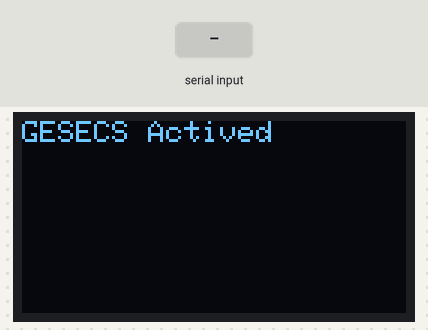
A sketch run on a simulated ESP8266 (NodeMCU). On the bench: 128×64 one-colour display. The test bench sets the inputs (shaded band). What the sketch prints to the serial monitor is not drawn.

Above: at 1.2 s.
1.3 s: "90,45,200\n" received over the second serial link
At 2.9 s:
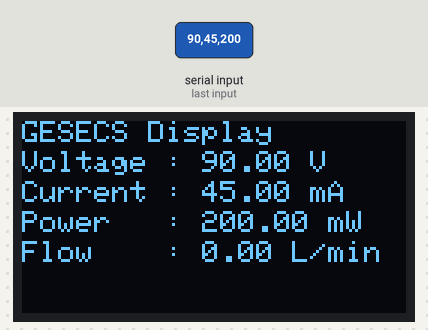
3.2 s: "90,45\n" received over the second serial link
At 3.8 s:
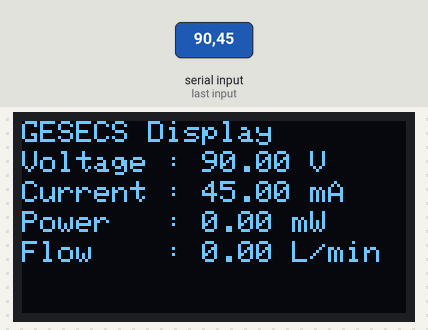
4.7 s: "90,45,200,10\n" received over the second serial link
At 6.0 s:
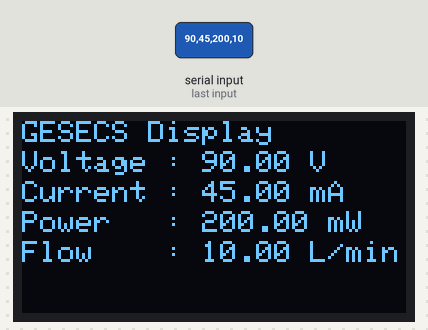
6.4 s: "5\n" received over the second serial link
At 7.6 s:
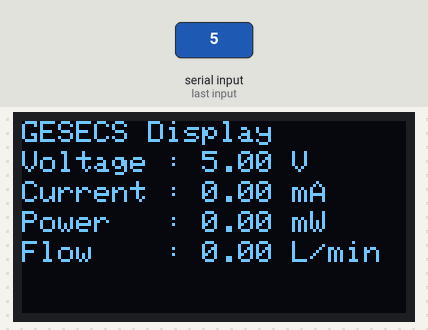
Timing chart, 0 to 8.9 s (numbered marks = the images above; inputs shaded):
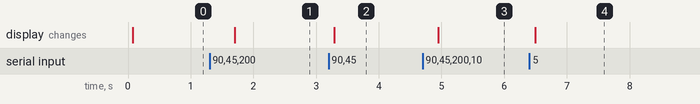

Measured:
- after the input at 1.3 s, the display: changes after 0.40 s (image 1)
- after the input at 3.2 s, the display: changes after 0.09 s (image 2)
- after the input at 4.7 s, the display: changes after 0.25 s (image 3)
- after the input at 6.4 s, the display: changes after 0.09 s (image 4)

The sketch:

GESEC_OLED_Display.ino
```cpp
#include <SoftwareSerial.h>

#include <Wire.h>

#include <Adafruit_GFX.h>
#include <Adafruit_SSD1306.h>

#define OLED_SDA D1
#define OLED_SCL D2
#define OLED_RST -1
#define SCREEN_WIDTH 128 // OLED display width, in pixels
#define SCREEN_HEIGHT 64 // OLED display height, in pixel

SoftwareSerial serial(D5, D6);

Adafruit_SSD1306 display(SCREEN_WIDTH, SCREEN_HEIGHT, &Wire, OLED_RST);

String data;
char c;

void setup() {

  Serial.begin(9600);
  serial.begin(9600);

  oledSetup();

}

void loop() {

  getData();

  delay(500);
}

void getData()
{
  while (serial.available() > 0) {
    delay(10);
    c = serial.read();
    data += c;
  }

  if (data.length() > 0)
  {
    Serial.println(data);

    float v = getValue(data, ',', 0).toFloat();
    float mA = getValue(data, ',', 1).toFloat();
    float mW = getValue(data, ',', 2).toFloat();
    float flow = getValue(data, ',', 3).toFloat();

    showData(v, mA, mW, flow);

    data = "";
  }
}

void showData(float v, float mA, float mW, float flow)
{
  display.clearDisplay();
  display.setCursor(0, 0);
  display.print("GESECS Display");
  display.setCursor(0, 10);
  display.print("Voltage : ");
  display.print(v);
  display.print(" V");
  display.setCursor(0, 20);
  display.print("Current : ");
  display.print(mA);
  display.print(" mA");
  display.setCursor(0, 30);
  display.print("Power   : ");
  display.print(mW);
  display.print(" mW");
  display.setCursor(0, 40);
  display.print("Flow    : ");
  display.print(flow);
  display.print(" L/min");
  display.display();
}

String getValue(String data, char separator, int index)
{
  int found = 0;
  int strIndex[] = { 0, -1 };
  int maxIndex = data.length() - 1;

  for (int i = 0; i <= maxIndex && found <= index; i++) {
    if (data.charAt(i) == separator || i == maxIndex) {
      found++;
      strIndex[0] = strIndex[1] + 1;
      strIndex[1] = (i == maxIndex) ? i + 1 : i;
    }
  }
  return found > index ? data.substring(strIndex[0], strIndex[1]) : "";
}

void oledSetup()
{

  pinMode(OLED_RST, OUTPUT);
  digitalWrite(OLED_RST, LOW);
  delay(20);
  digitalWrite(OLED_RST, HIGH);

  Wire.begin(OLED_SDA, OLED_SCL);
  if (!display.begin(SSD1306_SWITCHCAPVCC, 0x3c, false, false)) { // Address 0x3C for 128x32
    Serial.println(F("SSD1306 allocation failed"));
    for (;;); // Don't proceed, loop forever
  }

  display.clearDisplay();
  display.setTextColor(WHITE);
  display.setTextSize(1);
  display.setCursor(0, 0);
  display.print("GESECS Actived");
  display.display();
}
```
